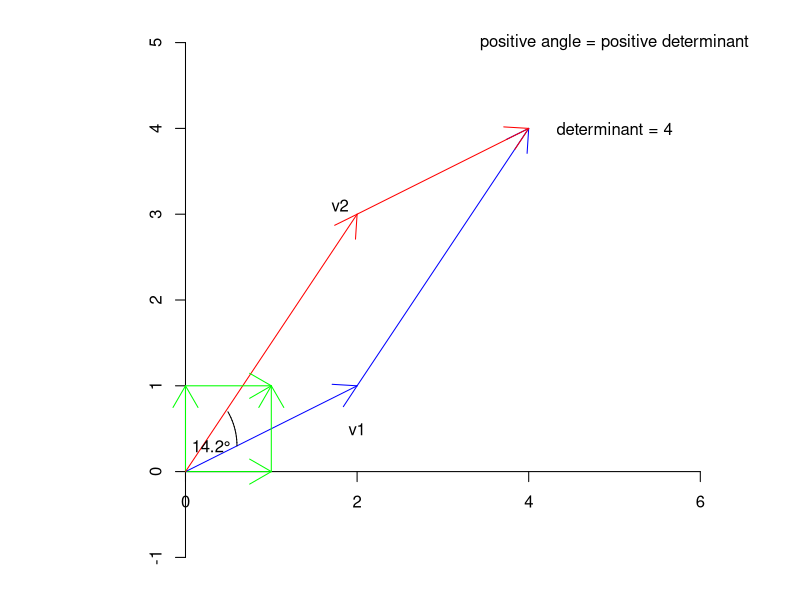
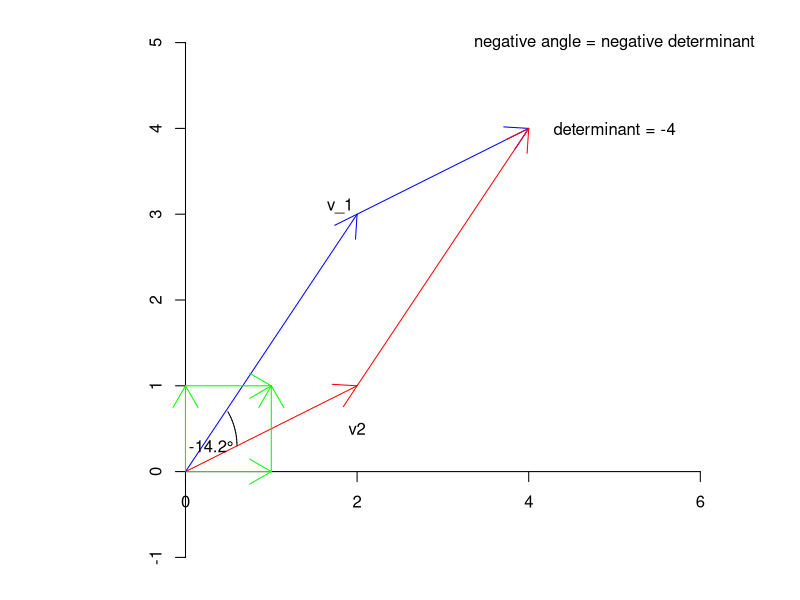

Write the R code that produced these figures, in order. (Note: this script raises an error after producing the figures.)
#Collaborators: Zoe, Michelle 
#Collaborators: Zoe, Michelle 

#1. 

library(plotrix)
#The magnitude of the determinant is the area of the image of the unit square.
#Start by creating a matrix M.
v1 <- c(2,1); v2 <- c(2,3); M <-cbind(v1,v2); M; det(M) #determinant of M is 4
alpha <-acos((v2%*%v1)/(sqrt(v2%*%v2)*sqrt(v1%*%v1)))
#Set up the screen with narrow margins and aspect ratio 1:1
pars<-par(mar=c(1,1,1,1)+0.1, pch=20)  #set up narrow margins
plot(NULL, xlim = c(0,5), ylim = c(-1,5), xlab = "", ylab= "", asp = 1, axes = FALSE)
axis(1,pos = 0); axis(2,pos = 0) #set up axes at left asnd bottom

arrows(0,0, 1, 0, col = "green")   #first standard basis vector
arrows(0,0, v1[1], v1[2], col = "blue") #after applying M
text(2, .5, expression(v1), cex=1)
arrows(0,0, 0, 1, col = "green")   #second standard basis vector
arrows(0,0, v2[1], v2[2], col = "red") #after applying M
text(1.8, 3.1, expression(v2), cex=1)
arrows(v1[1], v1[2], v1[1]+v2[1], v1[2]+v2[2], col = "blue")
arrows(v2[1], v2[2], v1[1]+v2[1], v1[2]+v2[2], col = "red")
draw.arc(-.2,.3,.8,angle2=alpha)
text(0.30,0.3,expression('14.2°'),cex=1)
arrows(1,0, 1, 1, col = "green")  
arrows(0,1, 1, 1, col = "green") 
text(5, 5, expression('positive angle = positive determinant'), cex=1)
text(5, 4, expression('determinant = 4'), cex=1)


v_1 <- c(2,3); v_2 <- c(2,1); M <-cbind(v_1,v_2); M; det(M) #determinant of M is 4
alpha <- acos((v_2%*%v_1)/(sqrt(v_2%*%v_2)*sqrt(v_1%*%v_1)))
#Set up the screen with narrow margins and aspect ratio 1:1


pars<-par(mar=c(1,1,1,1)+0.1, pch=20)  #set up narrow margins
plot(NULL, xlim = c(0,5), ylim = c(-1,5), xlab = "", ylab= "", asp = 1, axes = FALSE)
axis(1,pos = 0); axis(2,pos = 0) #set up axes at left asnd bottom

arrows(0,0, 1, 0, col = "green")   #first standard basis vector
arrows(0,0, v_1[1], v_1[2], col = "blue") #after applying M
text(1.8, 3.1, expression(v_1), cex=1)
arrows(0,0, 0, 1, col = "green")   #second standard basis vector
arrows(0,0, v_2[1], v_2[2], col = "red") #after applying M
text(2, .5, expression(v2), cex=1)
arrows(v_1[1], v_1[2], v_1[1]+v_2[1], v_1[2]+v_2[2], col = "blue")
arrows(v_2[1], v_2[2], v_1[1]+v_2[1], v_1[2]+v_2[2], col = "red")
draw.arc(-.2,.3,.8,angle2=alpha)
text(0.30,0.3,expression('-14.2°'),cex=1)
arrows(1,0, 1, 1, col = "green")
arrows(0,1, 1, 1, col = "green")
text(5, 5, expression('negative angle = negative determinant'), cex=1)
text(5, 4, expression('determinant = -4'), cex=1)
angle(v_1, v_2)



v01 <- c(2,1); v02 <- c(2,1); M <-cbind(v01,v02); M; det(M) #determinant of M is 4
alpha <-acos((v02%*%v01)/(sqrt(v02%*%v02)*sqrt(v01%*%v01)))
#Set up the screen with narrow margins and aspect ratio 1:1
pars<-par(mar=c(1,1,1,1)+0.1, pch=20)  #set up narrow margins
plot(NULL, xlim = c(0,5), ylim = c(-1,5), xlab = "", ylab= "", asp = 1, axes = FALSE)
axis(1,pos = 0); axis(2,pos = 0) #set up axes at left asnd bottom

arrows(0,0, 1, 0, col = "green")   #first standard basis vector
arrows(0,0, v01[1], v01[2], col = "blue") #after applying M
arrows(0,0, 0, 1, col = "green")   #second standard basis vector
arrows(0,0, v02[1], v02[2], col = "red") #after applying M
arrows(v01[1], v01[2], v01[1]+v02[1], v01[2]+v02[2], col = "blue")
arrows(v02[1], v02[2], v01[1]+v02[1], v01[2]+v02[2], col = "red")
text(2, .7, expression(v01), cex=1)
text(2, 1.2, expression(v02), cex=1)
draw.arc(-.2,.3,.8,angle2=alpha)
text(0.30,0.3,expression('0°'),cex=1)
arrows(1,0, 1, 1, col = "green")
arrows(0,1, 1, 1, col = "green")
text(5, 5, expression('0° angle = 0 determinant'), cex=1)
text(5, 4, expression('determinant = 0'), cex=1)



#Problem 2
plot(NULL, xlim = c(-3,3), ylim = c(-3,3), xlab = "", ylab= "",axes = FALSE)
I1 <- c(-2,2); I2 <- c(-2,-2); I3 <- c(2,2); I4 <- c(2,-2)
points(c(I1[1],I2[1],I3[1],I4[1]),c(I1[2],I2[2],I3[2],I4[2]))
text(I1[1]-0.2,I1[2]+0.2,"The Middle Kingdom"); text(I2[1]-0.2,I2[2]-0.2,"Tibet");
text(I3[1]+0.2,I3[2]+0.2,"Shanghai"); text(I4[1]+0.2,I4[2]-0.2,"Hunan");
#From island 1 there are trains to islands 2, 3, 4
arrows(I1[1],I1[2],I2[1],I2[2]); arrows(I1[1],I1[2],I3[1],I3[2]); arrows(I1[1],I1[2],I4[1],I4[2])
c1 <- c(0,1,1,1)
#From island 2 there are trains to island 1 and 3 , but not to 4.
arrows(I2[1],I2[2],I1[1],I1[2]);arrows(I2[1],I2[2],I3[1],I3[2])
c2 <- c(1,0,1,0)
#From island 3 there are trains to islands 1 and 4, but not to 2
arrows(I3[1],I3[2],I1[1],I1[2]); arrows(I3[1],I3[2],I4[1],I4[2])
c3 <- c(1,0,0,1)
#From island 4 there are boats to island 1 and 2, but not to 3
arrows(I4[1],I4[2],I1[1],I1[2]);arrows(I4[1],I4[2],I2[1],I2[2])
c4 <- c(1,1,0,0)

#Here is the "transition matrix" for this graph.
A <- cbind(c1,c2,c3,c4); A

B <- A %*% A; B  

C <- B %*% B; C

#There are 7 4-step monorails from Tibet to the Middle Kingdom
